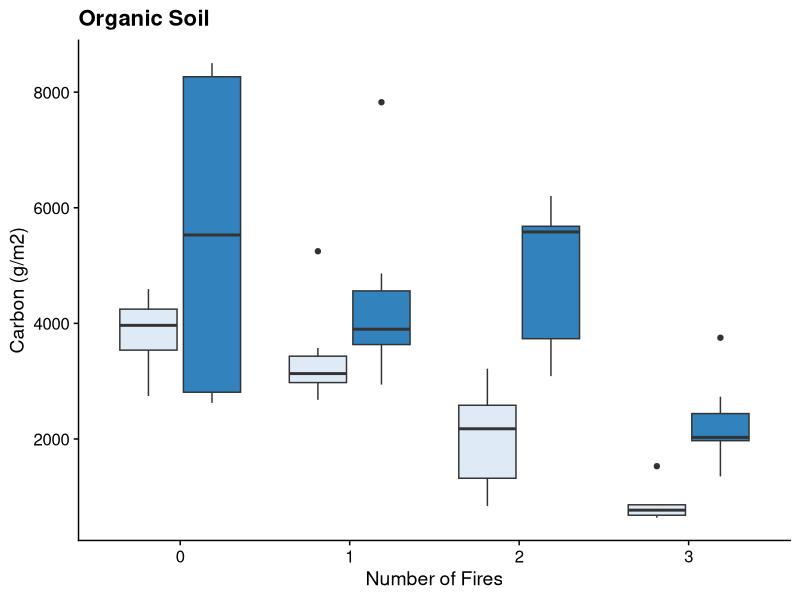
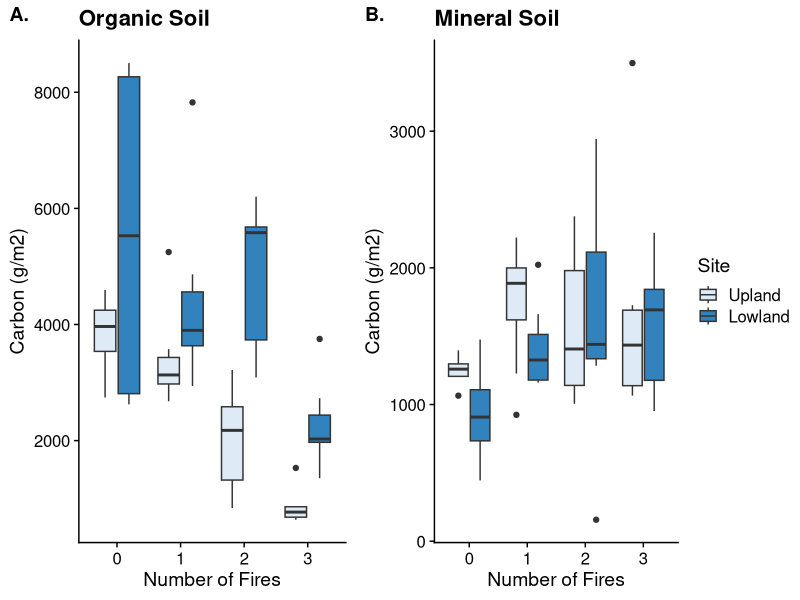

Reproduce these figures in R, in order. (Note: this script raises an error after producing the figures.)
# Figure X - soil percent carbon

library(tidyverse)
library(here)
library(cowplot)
theme_set(theme_cowplot())

data <- read.csv(here("data/output/soil_c.csv"))

orgplot <- data %>%
  filter(ORG_MIN == "O") %>%
  ggplot(aes(as.factor(TREAT), y = C_gm2, fill = SITE)) + geom_boxplot() +
  labs(x = "Number of Fires", y = "Carbon (g/m2)", title = "Organic Soil") +
  scale_fill_manual(name = "Site",
                    labels = c("Upland", "Lowland"),
                    values = c("#deebf7","#3182bd")) +
  theme(legend.position =  "none")
orgplot

minplot <- data %>%
  filter(ORG_MIN == "M") %>%
  ggplot(aes(as.factor(TREAT), y = C_gm2, fill = SITE)) + geom_boxplot() +
  labs(x = "Number of Fires", y = "Carbon (g/m2)", title = "Mineral Soil") +
  scale_fill_manual(name = "Site",
                    labels = c("Upland", "Lowland"),
                    values = c("#deebf7","#3182bd"))

plot_grid(orgplot,minplot, rel_widths = c(1,1.25), labels = c("A.", "B.")) # 850 x 350

# Splitting by 0 and 123

data %>%
  filter(ORG_MIN == "ORG") %>%
  filter(TREAT !=0) %>%
  ggplot(aes(as.factor(TREAT), y = C_gm2_AV, fill = SITE)) + geom_boxplot() +
  labs(x = "Number of Fires", y = "Carbon (g/m2)", title = "Organic Soil") +
  scale_fill_manual(name = "Site",
                    labels = c("Upland", "Lowland"),
                    values = c("#deebf7","#3182bd")) +
  theme(legend.position =  "none")


# Scaling up by active layer

thaw <- read.csv(here("data/soil/thaw_depth.csv"))

thaw <- thaw %>%
  group_by(SITE, TREAT) %>%
  summarise(thaw_cm = mean(DEPTH_CM, na.rm = T))
thaw$DEPTH_cm <- thaw$thaw_cm - 15
thaw$DEPTH <- "AL"

depth <- read.csv(here("data/output/soil_depth.csv"))

min <- depth %>%
  filter(ORG_MIN == "M")

depth_1015 <- min %>%
  filter(DEPTH == "10_15")

depth_1015$percm <- depth_1015$C_gm2 / 5

bottomC <- merge(depth_1015, active, by = c("SITE", "TREAT"))

bottomC$AL_C <- bottomC$percm * bottomC$AL_cm

bottomC <- bottomC %>%
  group_by(SITE, TREAT, PLOT) %>%
  summarise(C_gm2 = mean(AL_C, na.rm = T))

# combining back
test <- merge(min, bottomC, by = c("SITE", "TREAT", "PLOT"))


# pulling numbers out for draft
orgAV <- data %>%
  filter(ORG_MIN == "O") %>%
  group_by(SITE, TREAT) %>%
  summarise(SD = sd(C_gm2), AV = mean(C_gm2))

minAV <- data %>%
  filter(ORG_MIN == "M") %>%
  group_by(SITE, TREAT) %>%
  summarise(SD = sd(C_gm2), AV = mean(C_gm2))
